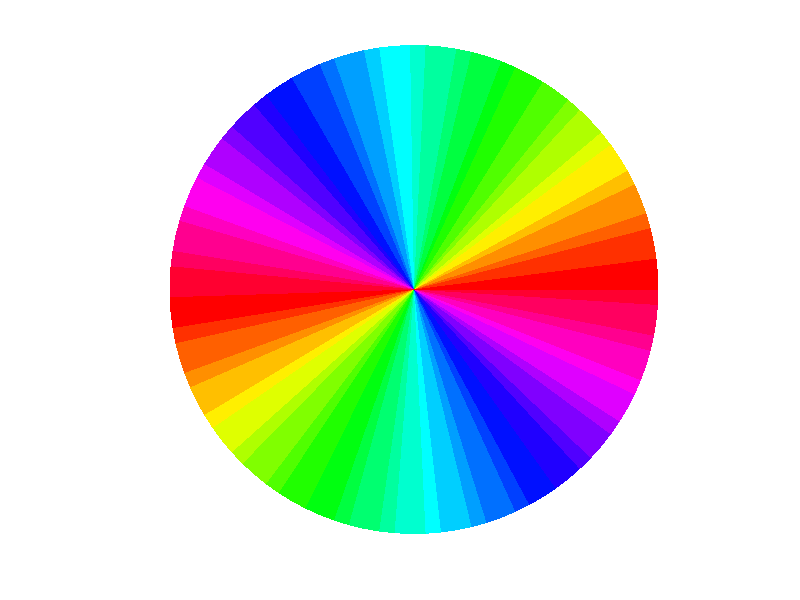

MATLAB code to generate this figure:
clear; clf

r = linspace(0,1,10);
theta = linspace(0, 2*pi, 100);
[rg, thg] = meshgrid(r,theta);
[x,y] = pol2cart(thg,rg);
pcolor(x,y,thg);

c_map = hsv;

if (1)
    c_map = c_map(1:2:end,:);
else
    k = 1;
    for i  = 1:2:256
        tmp(k,:) = mean([c_map(i,:);c_map(i+1,:)],1);
        k = k+1;
        
    end
    c_map = tmp;
end

c_map = hsv;
c_map = c_map(1:2:end,:);
c_map = circshift(c_map,64);
c_map = [c_map; c_map];
colormap(c_map);
shading flat;
axis equal;
axis image off

